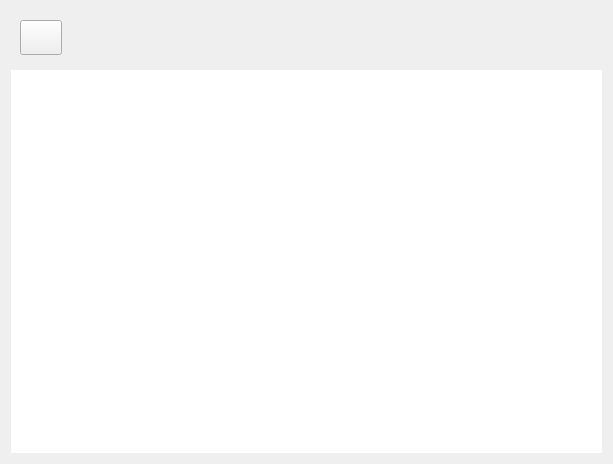
<?xml version="1.0" encoding="UTF-8"?>
<ui version="4.0">
 <class>VideoViewer</class>
 <widget class="QWidget" name="VideoViewer">
  <property name="geometry">
   <rect>
    <x>0</x>
    <y>0</y>
    <width>613</width>
    <height>464</height>
   </rect>
  </property>
  <property name="windowTitle">
   <string>Form</string>
  </property>
  <property name="styleSheet">
   <string notr="true">#video_list{
   color:rgba(255, 255, 255, 1);
	border:0px;
	outline:none;
}

#video_list::item::selected{
color:rgba(51, 51, 51, 1);
background-color: rgb(221, 237, 234, 1);
}

#back_btn{
	
	border-image: url(:/resources/icons/back.png);
}</string>
  </property>
  <layout class="QVBoxLayout" name="verticalLayout">
   <item>
    <widget class="QWidget" name="top" native="true">
     <layout class="QHBoxLayout" name="horizontalLayout">
      <item alignment="Qt::AlignLeft">
       <widget class="QPushButton" name="back_btn">
        <property name="sizePolicy">
         <sizepolicy hsizetype="Expanding" vsizetype="Fixed">
          <horstretch>0</horstretch>
          <verstretch>0</verstretch>
         </sizepolicy>
        </property>
        <property name="minimumSize">
         <size>
          <width>42</width>
          <height>35</height>
         </size>
        </property>
        <property name="maximumSize">
         <size>
          <width>42</width>
          <height>35</height>
         </size>
        </property>
        <property name="text">
         <string/>
        </property>
       </widget>
      </item>
      <item>
       <spacer name="horizontalSpacer">
        <property name="orientation">
         <enum>Qt::Horizontal</enum>
        </property>
        <property name="sizeHint" stdset="0">
         <size>
          <width>40</width>
          <height>20</height>
         </size>
        </property>
       </spacer>
      </item>
     </layout>
    </widget>
   </item>
   <item>
    <widget class="QListWidget" name="video_list">
     <property name="styleSheet">
      <string notr="true"/>
     </property>
     <property name="sizeAdjustPolicy">
      <enum>QAbstractScrollArea::AdjustToContents</enum>
     </property>
     <property name="selectionMode">
      <enum>QAbstractItemView::SingleSelection</enum>
     </property>
     <property name="iconSize">
      <size>
       <width>300</width>
       <height>300</height>
      </size>
     </property>
     <property name="movement">
      <enum>QListView::Static</enum>
     </property>
     <property name="resizeMode">
      <enum>QListView::Adjust</enum>
     </property>
     <property name="spacing">
      <number>20</number>
     </property>
     <property name="viewMode">
      <enum>QListView::IconMode</enum>
     </property>
     <property name="batchSize">
      <number>101</number>
     </property>
    </widget>
   </item>
  </layout>
 </widget>
 <resources/>
 <connections>
  <connection>
   <sender>video_list</sender>
   <signal>itemDoubleClicked(QListWidgetItem*)</signal>
   <receiver>VideoViewer</receiver>
   <slot>itemDoubleClicked(QListWidgetItem*)</slot>
   <hints>
    <hint type="sourcelabel">
     <x>393</x>
     <y>174</y>
    </hint>
    <hint type="destinationlabel">
     <x>821</x>
     <y>217</y>
    </hint>
   </hints>
  </connection>
 </connections>
 <slots>
  <slot>itemDoubleClicked(QListWidgetItem*)</slot>
 </slots>
</ui>
